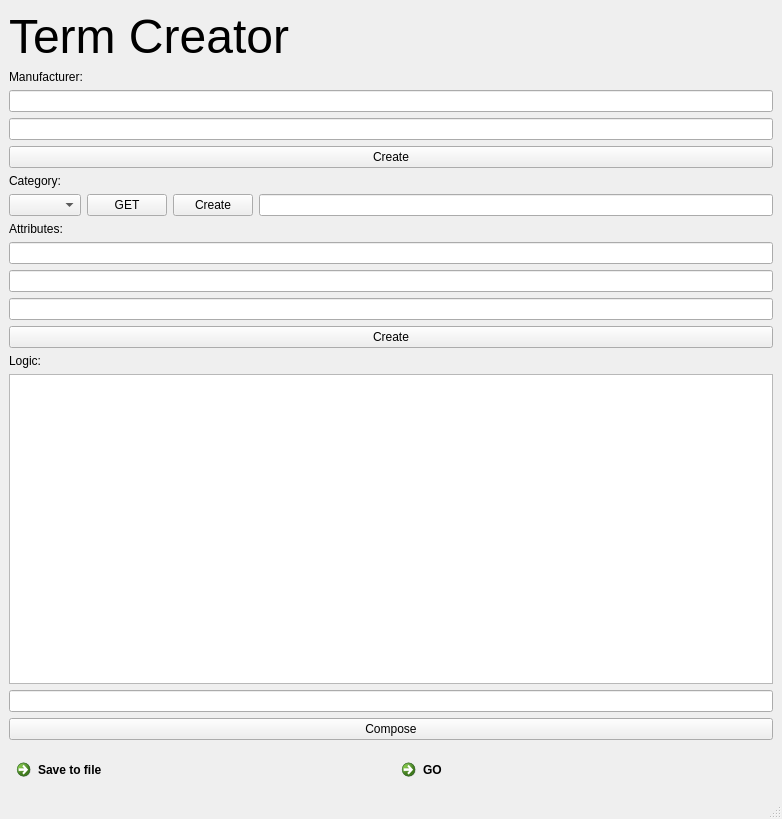
<?xml version="1.0" encoding="UTF-8"?>
<ui version="4.0">
 <class>MainWindow</class>
 <widget class="QMainWindow" name="MainWindow">
  <property name="geometry">
   <rect>
    <x>0</x>
    <y>0</y>
    <width>782</width>
    <height>819</height>
   </rect>
  </property>
  <property name="sizePolicy">
   <sizepolicy hsizetype="Preferred" vsizetype="Preferred">
    <horstretch>0</horstretch>
    <verstretch>0</verstretch>
   </sizepolicy>
  </property>
  <property name="minimumSize">
   <size>
    <width>0</width>
    <height>0</height>
   </size>
  </property>
  <property name="windowTitle">
   <string>Converter</string>
  </property>
  <property name="autoFillBackground">
   <bool>true</bool>
  </property>
  <widget class="QWidget" name="centralwidget">
   <layout class="QVBoxLayout" name="verticalLayout_2">
    <item>
     <widget class="QLabel" name="label">
      <property name="font">
       <font>
        <pointsize>36</pointsize>
       </font>
      </property>
      <property name="toolTipDuration">
       <number>4</number>
      </property>
      <property name="text">
       <string>Term Creator</string>
      </property>
     </widget>
    </item>
    <item>
     <widget class="QLabel" name="label_2">
      <property name="text">
       <string>Manufacturer:</string>
      </property>
     </widget>
    </item>
    <item>
     <widget class="QLineEdit" name="lineEdit_4"/>
    </item>
    <item>
     <widget class="QLineEdit" name="lineEdit_5"/>
    </item>
    <item>
     <widget class="QPushButton" name="pushButton_2">
      <property name="text">
       <string>Create</string>
      </property>
     </widget>
    </item>
    <item>
     <widget class="QLabel" name="label_8">
      <property name="text">
       <string>Category:</string>
      </property>
     </widget>
    </item>
    <item>
     <layout class="QHBoxLayout" name="horizontalLayout_2">
      <item>
       <widget class="QComboBox" name="comboBox"/>
      </item>
      <item>
       <widget class="QPushButton" name="pushButton_4">
        <property name="text">
         <string>GET</string>
        </property>
       </widget>
      </item>
      <item>
       <widget class="QPushButton" name="pushButton_5">
        <property name="text">
         <string>Create</string>
        </property>
       </widget>
      </item>
      <item>
       <widget class="QLineEdit" name="lineEdit_9"/>
      </item>
     </layout>
    </item>
    <item>
     <widget class="QLabel" name="label_3">
      <property name="text">
       <string>Attributes:</string>
      </property>
     </widget>
    </item>
    <item>
     <layout class="QVBoxLayout" name="verticalLayout">
      <item>
       <widget class="QLineEdit" name="lineEdit"/>
      </item>
      <item>
       <widget class="QLineEdit" name="lineEdit_3"/>
      </item>
     </layout>
    </item>
    <item>
     <widget class="QLineEdit" name="lineEdit_2"/>
    </item>
    <item>
     <widget class="QPushButton" name="pushButton">
      <property name="focusPolicy">
       <enum>Qt::WheelFocus</enum>
      </property>
      <property name="text">
       <string>Create</string>
      </property>
      <property name="flat">
       <bool>false</bool>
      </property>
     </widget>
    </item>
    <item>
     <widget class="QLabel" name="label_4">
      <property name="text">
       <string>Logic:</string>
      </property>
     </widget>
    </item>
    <item>
     <widget class="QTextEdit" name="textEdit"/>
    </item>
    <item>
     <widget class="QLineEdit" name="lineEdit_7"/>
    </item>
    <item>
     <widget class="QPushButton" name="pushButton_3">
      <property name="text">
       <string>Compose</string>
      </property>
     </widget>
    </item>
    <item>
     <widget class="QFrame" name="frame">
      <property name="frameShape">
       <enum>QFrame::StyledPanel</enum>
      </property>
      <property name="frameShadow">
       <enum>QFrame::Raised</enum>
      </property>
      <widget class="QLineEdit" name="lineEdit_6">
       <property name="geometry">
        <rect>
         <x>10</x>
         <y>30</y>
         <width>331</width>
         <height>20</height>
        </rect>
       </property>
       <property name="text">
        <string>https://dev-logs.cnetcontent.com:9201</string>
       </property>
      </widget>
      <widget class="QLineEdit" name="lineEdit_8">
       <property name="geometry">
        <rect>
         <x>10</x>
         <y>80</y>
         <width>151</width>
         <height>20</height>
        </rect>
       </property>
       <property name="text">
        <string>admin</string>
       </property>
      </widget>
      <widget class="QLineEdit" name="lineEdit_10">
       <property name="geometry">
        <rect>
         <x>190</x>
         <y>80</y>
         <width>151</width>
         <height>20</height>
        </rect>
       </property>
       <property name="text">
        <string>n71yJoMLHE9N</string>
       </property>
      </widget>
      <widget class="QLabel" name="label_5">
       <property name="geometry">
        <rect>
         <x>10</x>
         <y>10</y>
         <width>47</width>
         <height>13</height>
        </rect>
       </property>
       <property name="text">
        <string>Address:</string>
       </property>
      </widget>
      <widget class="QLabel" name="label_6">
       <property name="geometry">
        <rect>
         <x>10</x>
         <y>60</y>
         <width>61</width>
         <height>16</height>
        </rect>
       </property>
       <property name="text">
        <string>Username:</string>
       </property>
      </widget>
      <widget class="QLabel" name="label_7">
       <property name="geometry">
        <rect>
         <x>190</x>
         <y>60</y>
         <width>61</width>
         <height>16</height>
        </rect>
       </property>
       <property name="text">
        <string>Password:</string>
       </property>
      </widget>
     </widget>
    </item>
    <item>
     <layout class="QHBoxLayout" name="horizontalLayout">
      <item>
       <widget class="QCommandLinkButton" name="commandLinkButton_2">
        <property name="text">
         <string>Save to file</string>
        </property>
       </widget>
      </item>
      <item>
       <widget class="QCommandLinkButton" name="commandLinkButton">
        <property name="text">
         <string>GO</string>
        </property>
       </widget>
      </item>
     </layout>
    </item>
   </layout>
  </widget>
  <widget class="QStatusBar" name="statusbar"/>
 </widget>
 <resources/>
 <connections/>
</ui>
